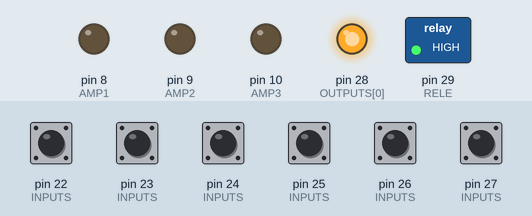
The sketch below on a simulated Arduino Mega 2560, built with avr-gcc and run on an emulated ATmega2560. On the bench: switched loads named in the sketch (green lamp = pin HIGH), output pins drawn as LEDs (lit = HIGH). The test bench sets the inputs (shaded band); at power-on: pin 22 (INPUTS), pin 23 (INPUTS), pin 24 (INPUTS), pin 25 (INPUTS), pin 26 (INPUTS), pin 27 (INPUTS) HIGH. The audio player accepts every command and is not drawn.

Above: at 1.7 s.
1.8 s: pin 23 (INPUTS) pulled LOW for 1 s
At 3.3 s:
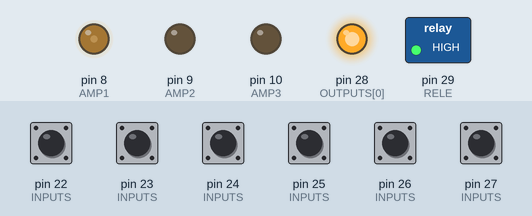
4.8 s: pin 25 (INPUTS) pulled LOW for 0.15 s
At 5.6 s:
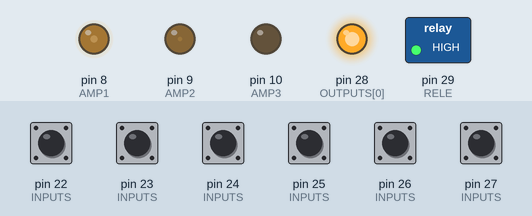
6.4 s: pin 27 (INPUTS) pulled LOW for 0.15 s
At 6.8 s:
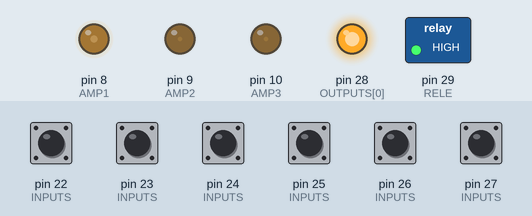
8.0 s: pin 23 (INPUTS) pulled LOW for 0.15 s
At 9.2 s:
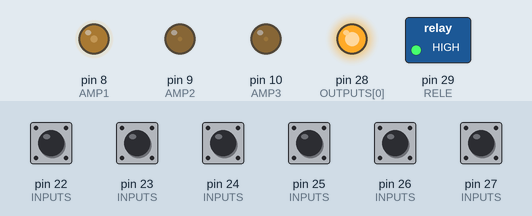
9.6 s: pin 25 (INPUTS) pulled LOW for 1 s
At 11.6 s:
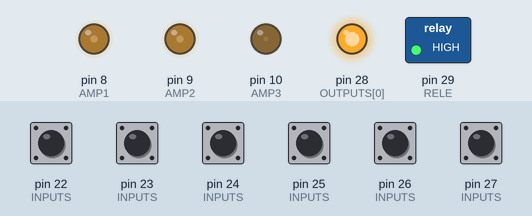
12.6 s: pin 22 (INPUTS) pulled LOW for 0.15 s
At 13.9 s:
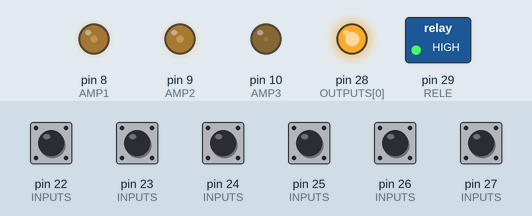
Timing chart, 0 to 15.2 s (numbered marks = the images above; inputs shaded):
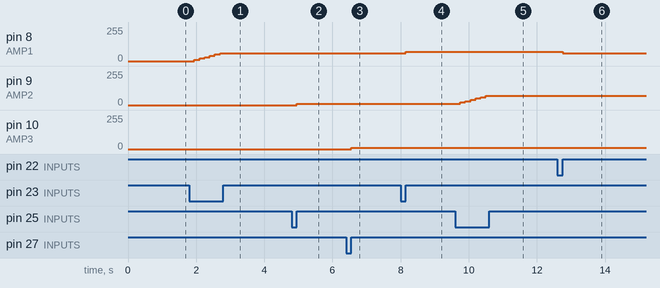

The sketch:

07_Amperimetros.ino
```cpp
/* AMPERIMETROS_07
 *
 * MEGA, DFPLAYER, BOTONES, AMPERIMETROS Y RELE
 *
 */

//INCLUDES
#include "SoftwareSerial.h"
#include "DFRobotDFPlayerMini.h"

//EDITABLE
#define SPRINT      false
#define NEED_REPOSO false
#define RELE  29
#define AMP1  8
#define AMP2  9
#define AMP3  10
#define B1    23
#define B2    22
#define B3    25
#define B4    24
#define B5    27
#define B6    26
#define RX    2
#define TX    3
#define DS    30

#define RES_AMP1 230
#define RES_AMP2 50
#define RES_AMP3 170
#define CHANGUI 20
#define LIM_AMP1 255
#define LIM_AMP2 255
#define LIM_AMP3 210

#define VELOCIDAD 10

const int N_INPUTS = 6;
const int INPUTS[N_INPUTS] = {B1,B2,B3,B4,B5,B6};
const int INPUTS_ISTATE[N_INPUTS] = {1,1,1,1,1,1};
const int N_OUTPUTS = 2;
const int OUTPUTS[N_OUTPUTS] = {28,RELE};
const int OUTPUTS_ISTATE[N_OUTPUTS] = {1,1};


int lug_amp1 = 0;
int lug_amp2 = 0;
int lug_amp3 = 0;

unsigned long contador_audio = 0;


//OBJETOS
SoftwareSerial mySoftwareSerial(RX, TX);    // RX, TX
DFRobotDFPlayerMini myDFPlayer;                     //dfplayer
void printDetail(uint8_t type, int value);          //dfplayer

//NO EDITABLE
boolean reposo = false;
boolean activo = false;
boolean resuelto = false;
unsigned long timer_print = 0;
////////////////////////////////////SETUP///////////////////////////////
//NO EDITABLE
void setup() {
  if(SPRINT){Serial.begin(9600);}
//declara entradas
  for(int a = 0;a < N_INPUTS;a++){
    pinMode(INPUTS[a] , INPUT);
    digitalWrite(INPUTS[a] , INPUTS_ISTATE[a]);
  }
//declara salidas
  for(int a = 0;a < N_OUTPUTS;a++){
    pinMode(OUTPUTS[a] , OUTPUT);
    digitalWrite(OUTPUTS[a] , OUTPUTS_ISTATE[a]);
  }
//si necesita reposo
  if(NEED_REPOSO){reposo=true;activo=false;resuelto=false;}else{reposo=false;activo=true;resuelto=false;}
//EDITABLE
  pinMode(AMP1 , OUTPUT);
  pinMode(AMP2 , OUTPUT);
  pinMode(AMP3 , OUTPUT);
  mySoftwareSerial.begin(9600);
  if (!myDFPlayer.begin(mySoftwareSerial)) {                     //Arranca dfplayer
    Serial.println(F("Unable to begin:"));
    Serial.println(F("1.Please recheck the connection!"));
    Serial.println(F("2.Please insert the SD card!"));
    Serial.println(myDFPlayer.readState()); //read mp3 state
    Serial.println(myDFPlayer.readFileCounts()); //read all file counts in SD card
  }
}

///////////////////////////////////////LOOP//////////////////////////////////////////
void loop() {
  if_reposo();
  if_activo();
  if_resuelto();
  showme();
}

////////////////////////////////////////FUNCIONES///////////////////////////////////
//EDITABLE
void if_reposo()
{
  if(reposo){
  }
}

void if_activo()
{
  if(activo){
    boolean timmeron = false;
    boolean amp1ok = false;
    boolean amp2ok = false;
    boolean amp3ok = false;
    if(check(0, B1 ,DS)){if(lug_amp1 < LIM_AMP1-VELOCIDAD){lug_amp1=lug_amp1+VELOCIDAD;analogWrite(AMP1 , lug_amp1);}}
    if(check(0, B2 ,DS)){if(lug_amp1 > 0+VELOCIDAD){lug_amp1=lug_amp1-VELOCIDAD;analogWrite(AMP1 , lug_amp1);}}
    if(check(0, B3 ,DS)){if(lug_amp2 < LIM_AMP2-VELOCIDAD){lug_amp2=lug_amp2+VELOCIDAD;analogWrite(AMP2 , lug_amp2);}}
    if(check(0, B4 ,DS)){if(lug_amp2 > 0+VELOCIDAD){lug_amp2=lug_amp2-VELOCIDAD;analogWrite(AMP2 , lug_amp2);}}
    if(check(0, B5 ,DS)){if(lug_amp3 < LIM_AMP3-VELOCIDAD){lug_amp3=lug_amp3+VELOCIDAD;analogWrite(AMP3 , lug_amp3);}}
    if(check(0, B6 ,DS)){if(lug_amp3 > 0+VELOCIDAD){lug_amp3=lug_amp3-VELOCIDAD;analogWrite(AMP3 , lug_amp3);}}
    if(lug_amp1>RES_AMP1-CHANGUI && lug_amp1<RES_AMP1+CHANGUI){amp1ok = true;}
    if(lug_amp2>RES_AMP2-CHANGUI && lug_amp2<RES_AMP2+CHANGUI){amp2ok = true;}
    if(lug_amp3>RES_AMP3-CHANGUI && lug_amp3<RES_AMP3+CHANGUI){amp3ok = true;}
    if(amp1ok && amp2ok && amp3ok){timmeron = true;}
    if(timmeron){contador_audio++;if(contador_audio == 120000){activo= false; resuelto = true;myDFPlayer.play(1);}}else{contador_audio = 0;}
  }
}

void if_resuelto()
{
  if(resuelto){
    digitalWrite(RELE, LOW);
  }
}

void showme ()
{
  if(SPRINT && millis() - timer_print > 1000)
  {
    Serial.println("------NUEVA MEDICION------");
    Serial.print("AMP1: ");
    Serial.println(lug_amp1);
    Serial.print("AMP2: ");
    Serial.println(lug_amp2);
    Serial.print("AMP3: ");
    Serial.println(lug_amp3);
    }
  }

//NO EDITABLE
//comprueba el estado de un sensor
boolean check (boolean cual, int entrada, int ds)
{
  boolean resu = false;
  int contador = 0;
  if(cual){ while(digitalRead(entrada) == 1 && resu == false){delay(ds);contador++;if(contador == 5){resu = true;}}
  }else{    while(digitalRead(entrada) == 0 && resu == false){delay(ds);contador++;if(contador == 5){resu = true;}}}
  return resu;
}
```

Measured:
- after the input at 1.8 s, pin 8 (AMP1): moves from 0/255 to 60/255 over 0.75 s, starting after 0.15 s
- after the input at 4.8 s, pin 9 (AMP2): 0/255 → 10/255 after 0.15 s
- after the input at 6.4 s, pin 10 (AMP3): 0/255 → 10/255 after 0.15 s
- after the input at 8.0 s, pin 8 (AMP1): 60/255 → 70/255 after 0.15 s
- after the input at 9.6 s, pin 9 (AMP2): moves from 10/255 to 70/255 over 0.75 s, starting after 0.15 s
- after the input at 12.6 s, pin 8 (AMP1): 70/255 → 60/255 after 0.15 s
